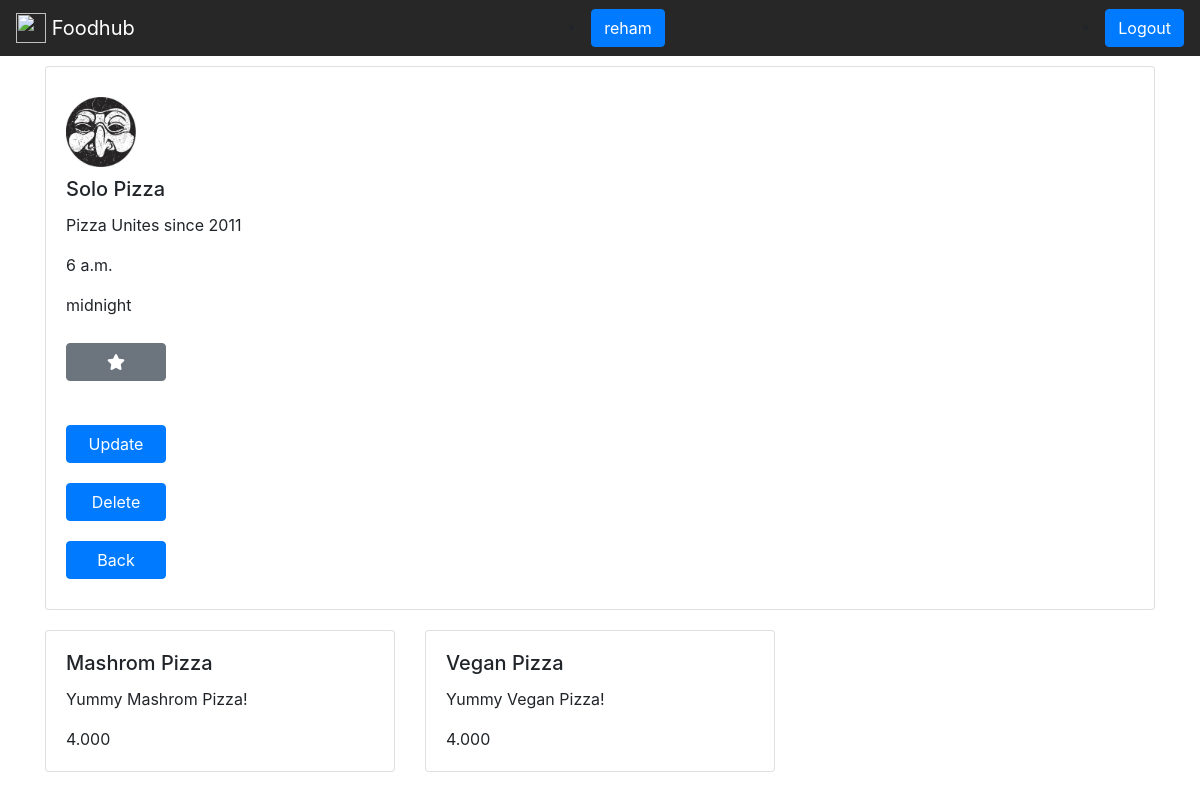
The app's page /detail/5/ (signed in) with its own data.
### restaurants/models.py (models this page shows, shortened)
class Restaurant(models.Model):
    name = models.CharField(max_length=200)
    description = models.TextField()
    openingtime = models.TimeField()
    closingtime = models.TimeField()
    logo = models.ImageField(null=True)

class Item(models.Model):
    name = models.CharField(max_length=200)
    description = models.TextField()
    price = models.CharField(max_length=200)
    restaurant = models.ForeignKey(Restaurant , default=1 , on_delete=models.CASCADE)

### restaurants/views.py (the view)
# urls.py: path('detail/<int:my_id>/', views.detail, name="detail"),
def detail(request, my_id):
    restaurant = Restaurant.objects.get(id=my_id)
    items = Item.objects.filter(restaurant=restaurant)
    context={
        'restaurant': restaurant,
        'items' : items,
    }
    return render(request,'detail.html',context)

### restaurants/templates/detail.html (shortened to what this page needs)
{% extends 'base.html'%}
{% block bodycontent %}
       <div class="row">
         <div class="col-lg-12">
           <div class="card">
             <div class="card-body">
              <img class="card-img-top" src="{{restaurant.logo.url}}" alt="Card image cap">
               <h5 class="card-title">{{restaurant.name}}</h5>
               <p class="card-text">{{restaurant.description}}</p>
               <p class="card-text">{{restaurant.openingtime}}</p>
               <p class="card-text">{{restaurant.closingtime}}</p>
           <button class="btn btn-secondary custom-button" onclick="favourateButton()">
              <i class="fas fa-star"></i>
           </button><br/><br/>
		       <a class="btn btn-primary custom-button" href="{% url 'update' res_id=restaurant.id %}">Update</a><br/>
		       <a class="btn btn-primary custom-button" href="{% url 'delete' res_id=restaurant.id %}">Delete</a><br/>
		       <a class="btn btn-primary custom-button" href="{% url 'list' %}">Back</a><br/>
             </div>
           </div>
         </div>
       </div>
       <div class="row">
       {% for item in items %}
         <div class="col-lg-4">
           <div class="card">
             <div class="card-body">
               <h5 class="card-title">{{item.name}}</h5>
               <p class="card-text">{{item.description}}</p>
               <p class="card-text">{{item.price}}</p>
             </div>
           </div>
         </div>
         {% endfor %}
       </div>
{% endblock %}

### restaurants/templates/base.html (shortened to what this page needs)
<!DOCTYPE html>
{% load static %}
<html>
<head>
<link rel="stylesheet" href="https://maxcdn.bootstrapcdn.com/bootstrap/4.0.0/css/bootstrap.min.css">
<link rel="stylesheet" href="{% static 'style.css' %}">
</head>
<body>
<nav class="navbar navbar-light bg-faded">
  <a class="navbar-brand" href="#">
    <img src="/assets/brand/bootstrap-solid.svg" width="30" height="30" class="d-inline-block align-top" alt="">
    Foodhub
  </a>
  {% if request.user.is_authenticated %}
   <li class="nav-item">
  	<a class="btn btn-primary" href="">{{request.user}}</a>
  </li>
  <li class="nav-item">
  	<a class="btn btn-primary" href="{% url 'logout' %}">Logout</a>
  </li>
  {% endif %}
</nav>
	<div class="container">
	{% block bodycontent %}
	{% endblock %}
    </div>
</body>
</html>

### restaurants/static/style.css (style rules this page uses)
body { background-image: url(http://gf-verified.com/wp-content/uploads/2016/06/Main-Background.jpg)!important; background-size:110% !important; }
.card { margin: 10px 0px 10px 0px; }
.navbar { background-color: #272727; justify-content: baseline !important; }
.navbar-brand { color:#fff !important; }
.card-img-top { width:70px !important; height: 70px !important; margin: 10px 0px 10px 0px !important; }
.custom-button { width: 100px !important; margin: 10px 0px 10px 0px !important }

### restaurants/templates/base.html (style rules this page uses)
.navbar { background-color: #272727; justify-content: baseline !important; }

### records on screen
Restaurant: logo (picture), name "Solo Pizza", description "Pizza Unites since 2011", openingtime "6 a.m.", closingtime "midnight"
Item: name "Mashrom Pizza", description "Yummy Mashrom Pizza!", price "4.000"
Item: name "Vegan Pizza", description "Yummy Vegan Pizza!", price "4.000"

### other values on screen
{{ request.user }} "reham"
